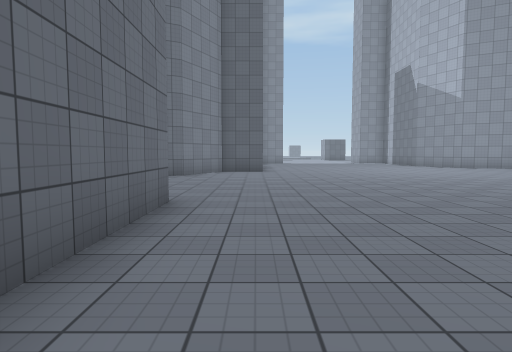
view 1 (above)

19 first-person views from a walk through a scene from a Unity 3-D project. The camera is 1.4 m above the floor, tilts 4° down and sees 75° across. The floor is counted in squares, 2 m on a side. Each view is taken from the middle of a square. On the plan, view 1 faces up. The plan holds only what a view shows up to about 10 squares ahead; the rest is blank. The place goes on beyond the plan. The player is left out. Surface patterns are stand-ins for the level's own textures.

view 2
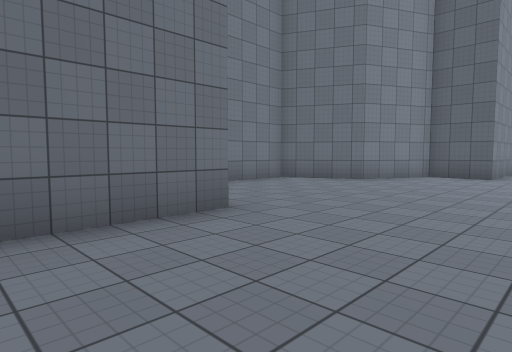

view 3
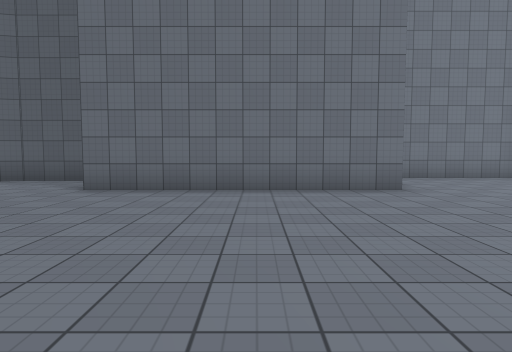

view 4
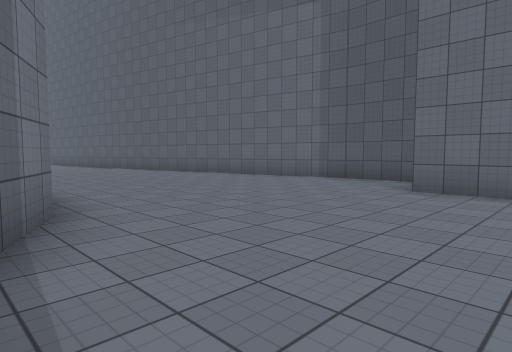

view 5
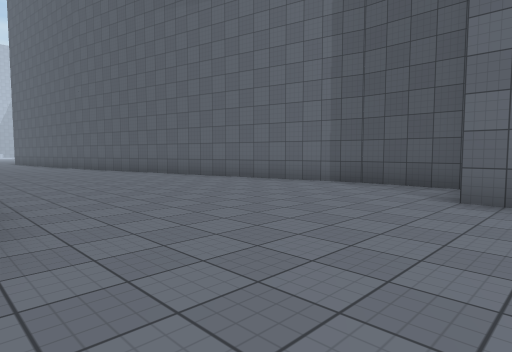

view 6
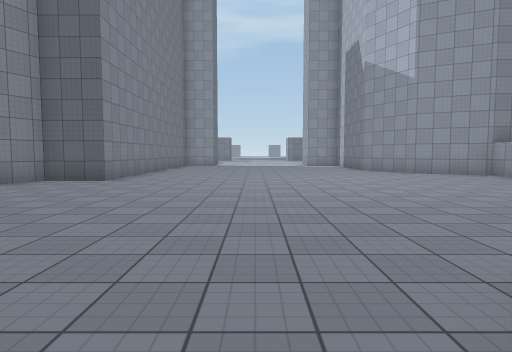

view 7
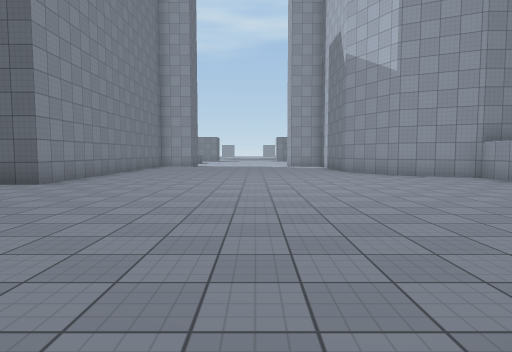

view 8
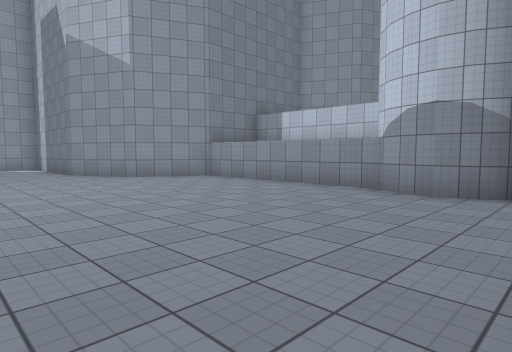

view 9
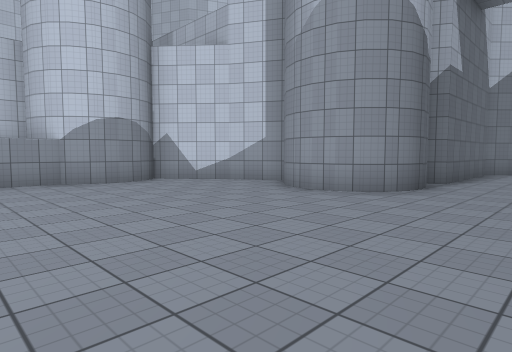

view 10
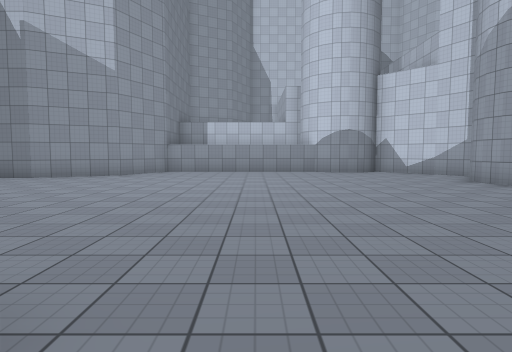

view 11
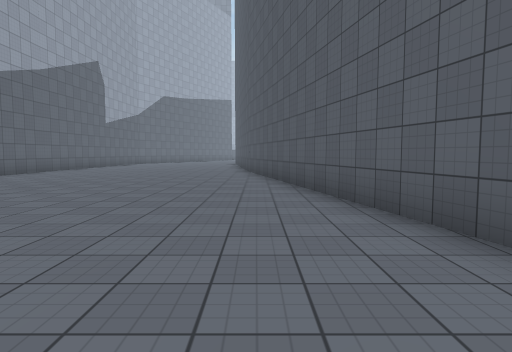

view 12
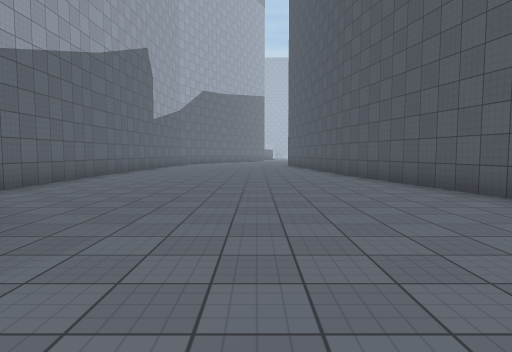

view 13
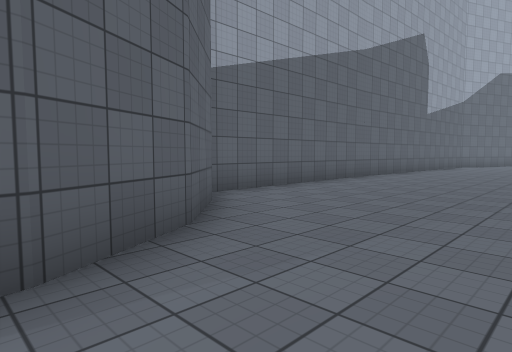

view 14
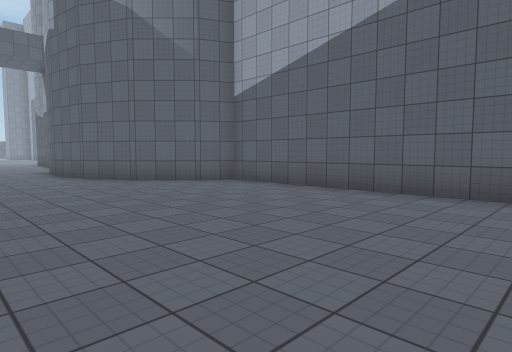

view 15
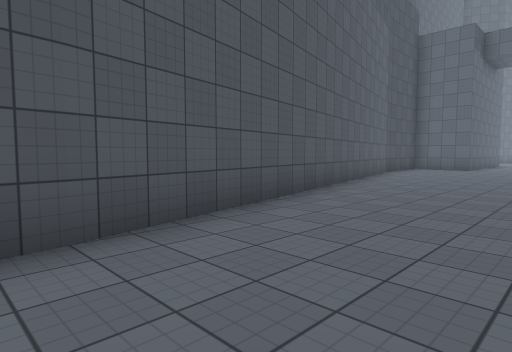

view 16
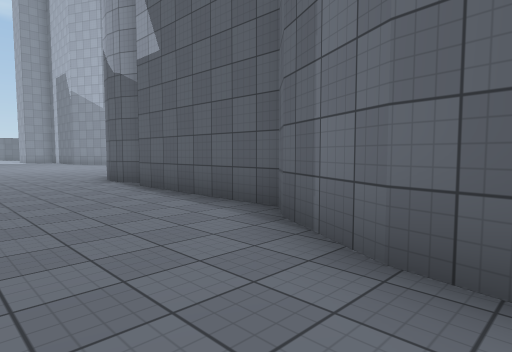

view 17
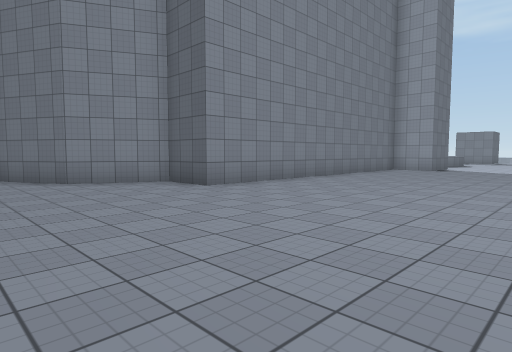

view 18
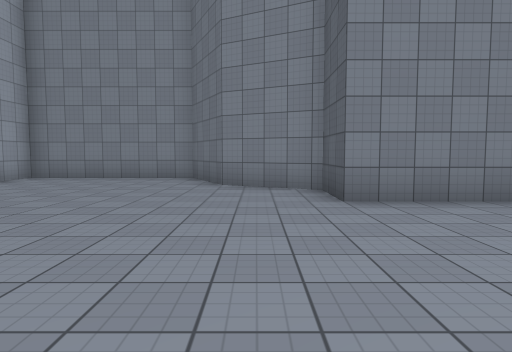

view 19
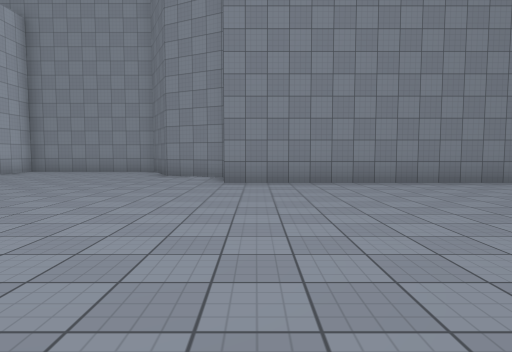

### Floor plan
Points are (right, up) in squares from view 1. A wall is a line through its corners. A room is listed if a view was taken in it or the views show most of it. See-through windows are left out.
Room 1 (views 1, 2, 3, 4, 5, 6, 7, 8, 9, 10, 11, 12, 13, 14, 15, 16, 17, 18, 19)
walls: (5.6, 3.3) (5.3, 3.8) (5.3, 4.2); (5.2, 4.2) (5.3, 4.9) (6, 5.6) (7, 5.8); (5.3, 4.7) (5.6, 5.3) (6.5, 5.8); (-1.2, 4.9) (-1.2, -1.2); (6.7, 5.7) (7.2, 5.7) (7.7, 5.4); (8.4, 4.5) (9.8, 5.3); (-3.3, -1.6) (-3.3, -3.8); (9.7, 5.2) (11.3, 6.6) (11, 6.9) (10.7, 7.5); (-3.3, -3.7) (-0.7, -15.3); (10.8, 7.3) (10.7, 8); (10.8, 7.7) (10.9, 8.5); (10.8, 8.2) (11, 8.6) (11.3, 8.8) (11.3, 14.2) (9.2, 15.3) (8.2, 17.3); (0.3, 17.5) (0.3, 12.3) (-1.2, 12.3) (-2.2, 10.3) (-4.2, 9.3) (-4.2, 4.8) (-3.1, 4.8); (-0.8, -15.1) (-0.7, -15.8); (6.7, -15.5) (6.7, -9.4) (5.9, -9) (4.8, -7.8) (4, -6.4) (3.8, -4.8) (4, -3.1) (4.8, -1.7) (5.3, -1.2) (5.3, 2.7) (5.7, 3)

Positions as (right, up) in squares from view 1, and headings:
1: (0, 0), facing up
2: (2, 2), facing up-left
3: (5, 2), facing left
4: (5, 1), facing down-left
5: (4, 0), facing down-left
6: (4, 4), facing up
7: (5, 5), facing up
8: (5, 6), facing up-right
9: (3, 11), facing down-right
10: (-1, 11), facing right
11: (-1, -3), facing down
12: (2, -5), facing down
13: (2, -6), facing down-right
14: (1, -16), facing up-right
15: (2, -16), facing up-left
16: (2, -4), facing up-right
17: (6, 8), facing up-left
18: (5, 11), facing left
19: (8, 13), facing left
